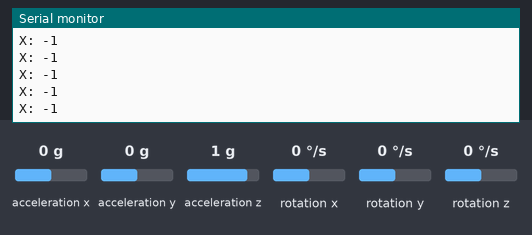
Simulated run of this sketch. Board: Arduino Uno, built with avr-gcc and run on an emulated ATmega328P. On the bench: the last lines printed to the serial monitor. Inputs (shaded band) come from the test bench; at power-on: acceleration x 0 g, acceleration y 0 g, acceleration z 1 g, rotation x 0 °/s, rotation y 0 °/s, rotation z 0 °/s.

Above: at 3.1 s.
3.2 s: acceleration x set to -1.4 g
At 3.8 s:
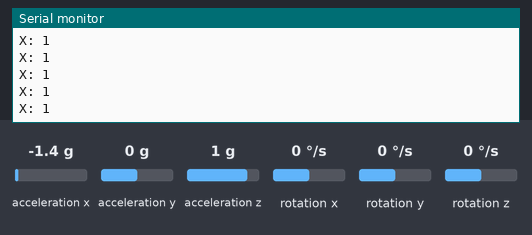
4.7 s: acceleration x set to 0.8 g
At 5.6 s:
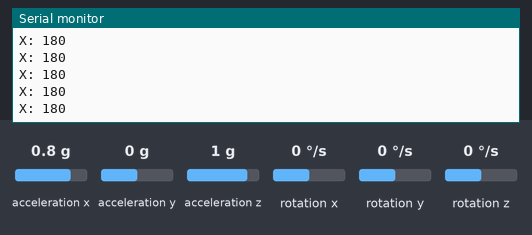
Timing chart, 0 to 7.7 s (numbered marks = the images above; inputs shaded):
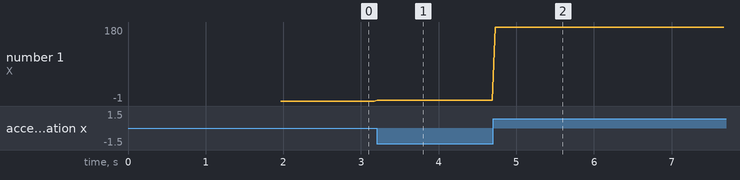

The sketch:

MapeoEjes.ino
```cpp
#include <I2Cdev.h>
#include "MPU6050.h"
#include "Wire.h"

MPU6050 Accel_Gyro;

int Aceleracion_X, Aceleracion_Y, Aceleracion_Z;
int Rotacion_X, Rotacion_Y, Rotacion_Z;

float Angulo_X, Angulo_Y;

int Aceleracion_XMin, Aceleracion_YMin, Aceleracion_ZMin;
int rotMinX, rotMinY, rotMinZ;

int Aceleracion_XMax, Aceleracion_YMax, Aceleracion_ZMax;
int rotMaxX, rotMaxY, rotMaxZ;

int mapAceleracion_X, mapAceleracion_Y, mapAceleracion_Z;
int mapRotacion_X, mapRotacion_Y, mapRotacion_Z;

int mapXmin, mapXmax;
int mapYmin, mapYmax;
int mapZmin, mapZmax;

long Referencia_X = 0;
long Referencia_Y = 0;
long Referencia_Z = 0;

int numeroMuestras = 1000;

void ObtenerReferenciaCero();

void setup() {

  Serial.begin(115200);
  Wire.begin();
  Accel_Gyro.initialize();

  if (Accel_Gyro.testConnection()) {
    Serial.println("Sensor iniciado correctamente");

    ObtenerReferenciaCero();
  }
  else {

    Serial.println("Error al iniciar el sensor");
  }

}


void loop() {

  /* :::  Lectura de Datos del MPU :::*/
  Accel_Gyro.getAcceleration(&Aceleracion_X, &Aceleracion_Y, &Aceleracion_Z);
  Accel_Gyro.getRotation(&Rotacion_X, &Rotacion_Y, &Rotacion_Z);

  /* ::: Calculo de Rotación Angular  :::*/
  Angulo_X = atan(Aceleracion_X / sqrt(pow(Aceleracion_Y, 2) + pow(Aceleracion_Z, 2))) * (180.0 / 3.14);
  Angulo_Y = atan(Aceleracion_Y / sqrt(pow(Aceleracion_X, 2) + pow(Aceleracion_Z, 2))) * (180.0 / 3.14);

  /* :::  Calculo de Valores Maximos y Minimos de Lectura :::*/
  if (Aceleracion_X < Aceleracion_XMin) Aceleracion_XMin = Aceleracion_X;
  if (Aceleracion_X > Aceleracion_XMax) Aceleracion_XMax = Aceleracion_X;

  if (Aceleracion_Y < Aceleracion_YMin) Aceleracion_YMin = Aceleracion_Y;
  if (Aceleracion_Y > Aceleracion_YMax) Aceleracion_YMax = Aceleracion_Y;

  if (Aceleracion_Z < Aceleracion_ZMin) Aceleracion_ZMin = Aceleracion_Z;
  if (Aceleracion_Z > Aceleracion_ZMax) Aceleracion_ZMax = Aceleracion_Z;

  /* :::  Mapeo de Valores :::*/
  mapXmax = map(Aceleracion_X, Referencia_X, Aceleracion_XMax, 0, 180);
  mapYmax = map(Aceleracion_Y, Referencia_Y, Aceleracion_YMax, 0, 180);
  mapZmax = map(Aceleracion_Z, Referencia_Z, Aceleracion_ZMin, 0, -180);

  /* :::  Impresión de Datos :::*/
  Serial.print("X: "); Serial.println(mapXmax);
//  Serial.print("Y: "); Serial.println(mapYmax);
//  Serial.print("Z: "); Serial.println(mapZmax);

  delay(30);
}


void ObtenerReferenciaCero() {

  int muestrasX[numeroMuestras] = {0};
  int muestrasY[numeroMuestras] = {0};
  int muestrasZ[numeroMuestras] = {0};

  for (int i = 0; i < numeroMuestras; i++) {
    Accel_Gyro.getAcceleration(&Aceleracion_X, &Aceleracion_Y, &Aceleracion_Z);
    muestrasX[i] = Aceleracion_X;
    muestrasY[i] = Aceleracion_Y;
    muestrasZ[i] = Aceleracion_Z;
  }

  for (int i = 0; i < numeroMuestras; i++) {
    Referencia_X += muestrasX[i];
    Referencia_Y += muestrasY[i];
    Referencia_Z += muestrasZ[i];
  }

  Referencia_X = Referencia_X / numeroMuestras;
  Referencia_Y = Referencia_Y / numeroMuestras;
  Referencia_Z = Referencia_Z / numeroMuestras;
}
```

Measured:
- after the input at 3.2 s, the serial monitor: prints a new line at once (image 1)
- after the input at 4.7 s, the serial monitor: prints a new line at once (image 2)
- plotted number 1: -1 → 1 after the input at 3.2 s, 1 → 180 after the input at 4.7 s
